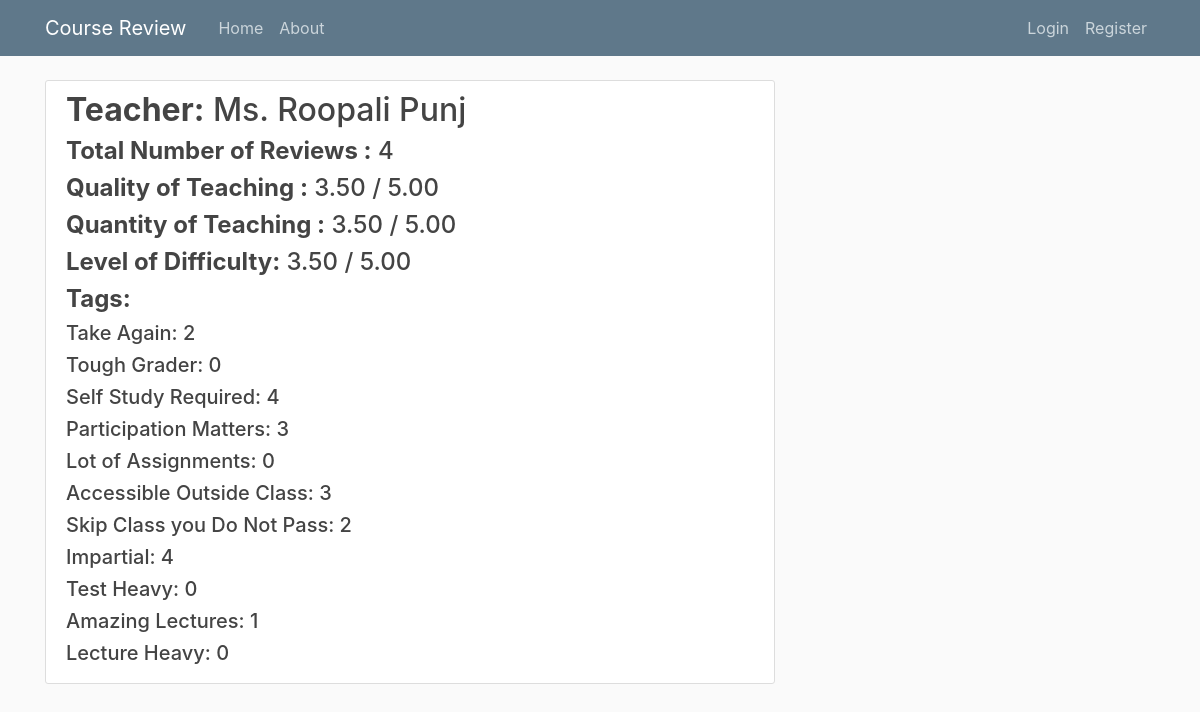
Page /teacher/8 on the committed database.
### blog/models.py (models this page shows, shortened)
class Teacher(models.Model):
	teacher_name = models.CharField(max_length=100, default="")
	quality = models.DecimalField(max_digits=20,decimal_places=2,default=Decimal('0.00'))
	quantity = models.DecimalField(max_digits=20,decimal_places=2,default=Decimal('0.00'))
	level_of_difficulty = models.DecimalField(max_digits=20,decimal_places=2,default=Decimal('0.00'))
	take_again = models.IntegerField(default=0)
	tough_grader = models.IntegerField(default=0)
	self_study_required = models.IntegerField(default=0)
	participation_matters = models.IntegerField(default=0)
	lot_of_assignment = models.IntegerField(default=0)
	accessible_outside_class = models.IntegerField(default=0)
	skip_class_you_dont_pass = models.IntegerField(default=0)
	impartial = models.IntegerField(default=0)
	test_heavy = models.IntegerField(default=0)
	amazing_lectures = models.IntegerField(default=0)
	lecture_heavy = models.IntegerField(default=0)
	total_reviews = models.IntegerField(default=0)

### blog/views.py (the view)
# urls.py: path('teacher/<int:pk>', TeacherDetailView.as_view(), name='teacher-detail'),
class TeacherDetailView(DetailView):
	model = Teacher

### blog/templates/blog/teacher_detail.html
{% extends "blog/base.html" %}
{% block content %}
	<article class="media content-section">
	  <div class="media-body">
		    <h2 class="article-title"><b>Teacher:</b> {{ object.teacher_name }}</h2>
		    <div>
		    	<h4><b>Total Number of Reviews :</b> {{ object.total_reviews }}</h4>
		    </div>
		    <div>
		    	<h4><b>Quality of Teaching :</b> {{ object.quality }} / 5.00 </h4>
		    </div>
		    <div>
		    	<h4><b>Quantity of Teaching :</b> {{ object.quantity }} / 5.00 </h4>
		    </div>
		    <div>
		    	<h4><b>Level of Difficulty:</b> {{ object.level_of_difficulty }} / 5.00 </h4>
		    </div>
		    <div>
		    	<h4><b>Tags:</b></h4>
		    	<h5>Take Again: {{ object.take_again }}</h5>
		    	<h5>Tough Grader: {{ object.tough_grader }}</h5>
		    	<h5>Self Study Required: {{ object.self_study_required }}</h5>
		    	<h5>Participation Matters: {{ object.participation_matters }}</h5>
		    	<h5>Lot of Assignments: {{ object.lot_of_assignment }}</h5>
		    	<h5>Accessible Outside Class: {{ object.accessible_outside_class }}</h5>
		    	<h5>Skip Class you Do Not Pass: {{ object.skip_class_you_dont_pass }}</h5>
		    	<h5>Impartial: {{ object.impartial }}</h5>
		    	<h5>Test Heavy: {{ object.test_heavy }}</h5>
		    	<h5>Amazing Lectures: {{ object.amazing_lectures }}</h5>
		        <h5>Lecture Heavy: {{ object.lecture_heavy }}</h5>
	        </div>
	  </div>
	</article>
{% endblock content %}

### blog/templates/blog/base.html (shortened to what this page needs)
{% load static %}
<!DOCTYPE html>
<html>
<head>
    <link rel="stylesheet" href="https://maxcdn.bootstrapcdn.com/bootstrap/4.0.0/css/bootstrap.min.css">
    <link rel="stylesheet" type="text/css" href="{% static 'blog/main.css' %}">
</head>
<body>
	<header class="site-header">
	  <nav class="navbar navbar-expand-md navbar-dark bg-steel fixed-top">
	    <div class="container">
	      <a class="navbar-brand mr-4" href="{% url 'blog-home' %}">Course Review</a>
	      <div class="collapse navbar-collapse" id="navbarToggle">
	        <div class="navbar-nav mr-auto">
	          <a class="nav-item nav-link" href="{% url 'blog-home' %}">Home</a>
	          <a class="nav-item nav-link" href="{% url 'blog-about' %}">About</a>
	        </div>
	        <div class="navbar-nav">
	          {% if user.is_authenticated %}
	          	<a class="nav-item nav-link" href="{% url 'post-create' %}">New Post</a>
	          	<a class="nav-item nav-link" href="{% url 'profile' %}">Profile</a>
	          	<a class="nav-item nav-link" href="{% url 'logout' %}">Logout</a>
	          {% else %}
		        <a class="nav-item nav-link" href="{% url 'login' %}">Login</a>
		        <a class="nav-item nav-link" href="{% url 'register' %}">Register</a>
	          {% endif %}
	        </div>
	      </div>
	    </div>
	  </nav>
	</header>
	<main role="main" class="container">
	  <div class="row">
	    <div class="col-md-8">
	      {% block content %}{% endblock %}
	    </div>
	  </div>
	</main>
</body>
</html>

### blog/static/blog/main.css (style rules this page uses)
body { background: #fafafa; color: #333333; margin-top: 5rem; }
h1, h2, h3, h4, h5, h6 { color: #444444; }
.bg-steel { background-color: #5f788a; }
.site-header .navbar-nav .nav-link { color: #cbd5db; }
.content-section { background: #ffffff; padding: 10px 20px; border: 1px solid #dddddd; border-radius: 3px; margin-bottom: 20px; }
.article-title { color: #444444; }

### rows in the picture
Teacher: teacher_name "Ms. Roopali Punj", total_reviews "4", quality "3.50", quantity "3.50", level_of_difficulty "3.50", take_again "2", tough_grader "0", self_study_required "4", participation_matters "3", lot_of_assignment "0", accessible_outside_class "3", skip_class_you_dont_pass "2", impartial "4", test_heavy "0", amazing_lectures "1", lecture_heavy "0"
